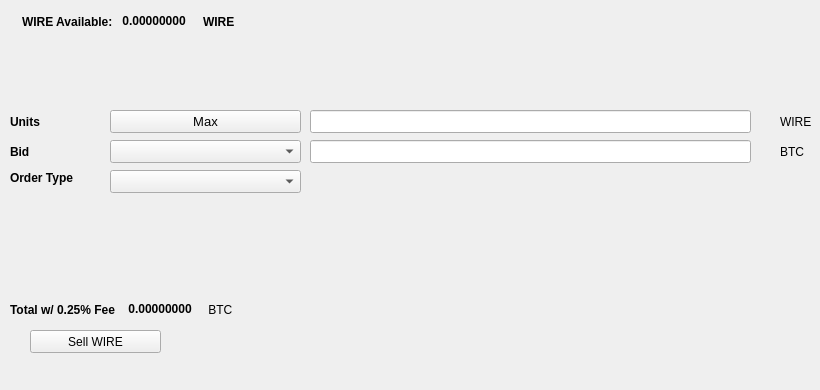
   <widget class="QWidget" name="SellTab">
    <attribute name="title">
     <string>Sell</string>
    </attribute>
    <widget class="QLabel" name="label_16">
     <property name="geometry">
      <rect>
       <x>780</x>
       <y>140</y>
       <width>31</width>
       <height>23</height>
      </rect>
     </property>
     <property name="text">
      <string>BTC</string>
     </property>
    </widget>
    <widget class="QComboBox" name="SellBidcomboBox">
     <property name="geometry">
      <rect>
       <x>110</x>
       <y>140</y>
       <width>191</width>
       <height>23</height>
      </rect>
     </property>
     <property name="font">
      <font>
       <pointsize>10</pointsize>
      </font>
     </property>
    </widget>
    <widget class="QLabel" name="label_18">
     <property name="geometry">
      <rect>
       <x>10</x>
       <y>110</y>
       <width>46</width>
       <height>23</height>
      </rect>
     </property>
     <property name="font">
      <font>
       <weight>75</weight>
       <bold>true</bold>
      </font>
     </property>
     <property name="text">
      <string>Units</string>
     </property>
    </widget>
    <widget class="QPushButton" name="Sell_Max_Amount">
     <property name="geometry">
      <rect>
       <x>110</x>
       <y>110</y>
       <width>191</width>
       <height>23</height>
      </rect>
     </property>
     <property name="font">
      <font>
       <pointsize>10</pointsize>
      </font>
     </property>
     <property name="text">
      <string>Max</string>
     </property>
    </widget>
    <widget class="QLabel" name="label_20">
     <property name="geometry">
      <rect>
       <x>10</x>
       <y>170</y>
       <width>91</width>
       <height>16</height>
      </rect>
     </property>
     <property name="font">
      <font>
       <weight>75</weight>
       <bold>true</bold>
      </font>
     </property>
     <property name="text">
      <string>Order Type</string>
     </property>
    </widget>
    <widget class="QComboBox" name="SellOrdertypeCombo">
     <property name="geometry">
      <rect>
       <x>110</x>
       <y>170</y>
       <width>191</width>
       <height>23</height>
      </rect>
     </property>
     <property name="font">
      <font>
       <pointsize>10</pointsize>
      </font>
     </property>
    </widget>
    <widget class="QLabel" name="label_21">
     <property name="geometry">
      <rect>
       <x>10</x>
       <y>140</y>
       <width>46</width>
       <height>23</height>
      </rect>
     </property>
     <property name="font">
      <font>
       <weight>75</weight>
       <bold>true</bold>
      </font>
     </property>
     <property name="text">
      <string>Bid</string>
     </property>
    </widget>
    <widget class="QLabel" name="label_22">
     <property name="geometry">
      <rect>
       <x>780</x>
       <y>110</y>
       <width>31</width>
       <height>23</height>
      </rect>
     </property>
     <property name="text">
      <string>WIRE</string>
     </property>
    </widget>
    <widget class="QLineEdit" name="UnitsInputWIRE">
     <property name="geometry">
      <rect>
       <x>310</x>
       <y>110</y>
       <width>441</width>
       <height>23</height>
      </rect>
     </property>
     <property name="font">
      <font>
       <pointsize>9</pointsize>
       <weight>75</weight>
       <bold>true</bold>
      </font>
     </property>
    </widget>
    <widget class="QLineEdit" name="SellBidPriceEdit">
     <property name="geometry">
      <rect>
       <x>310</x>
       <y>140</y>
       <width>441</width>
       <height>23</height>
      </rect>
     </property>
     <property name="font">
      <font>
       <pointsize>9</pointsize>
       <weight>75</weight>
       <bold>true</bold>
      </font>
     </property>
    </widget>
    <widget class="QPushButton" name="SellWIREBTN">
     <property name="geometry">
      <rect>
       <x>30</x>
       <y>330</y>
       <width>131</width>
       <height>23</height>
      </rect>
     </property>
     <property name="text">
      <string>Sell WIRE</string>
     </property>
     <property name="icon">
      <iconset resource="../wire">
       <normaloff>:/icons/bitcoin</normaloff>:/icons/bitcoin</iconset>
     </property>
    </widget>
    <widget class="QWidget" name="layoutWidget3">
     <property name="geometry">
      <rect>
       <x>22</x>
       <y>12</y>
       <width>258</width>
       <height>19</height>
      </rect>
     </property>
     <layout class="QHBoxLayout" name="horizontalLayout">
      <item>
       <widget class="QLabel" name="label232_2">
        <property name="font">
         <font>
          <weight>75</weight>
          <bold>true</bold>
         </font>
        </property>
        <property name="text">
         <string>WIRE Available:</string>
        </property>
       </widget>
      </item>
      <item>
       <widget class="QLabel" name="WIREAvailableLabel">
        <property name="palette">
         <palette>
          <active>
           <colorrole role="WindowText">
            <brush brushstyle="SolidPattern">
             <color alpha="255">
              <red>0</red>
              <green>0</green>
              <blue>0</blue>
             </color>
            </brush>
           </colorrole>
           <colorrole role="Button">
            <brush brushstyle="SolidPattern">
             <color alpha="255">
              <red>0</red>
              <green>170</green>
              <blue>0</blue>
             </color>
            </brush>
           </colorrole>
           <colorrole role="Light">
            <brush brushstyle="SolidPattern">
             <color alpha="255">
              <red>0</red>
              <green>255</green>
              <blue>0</blue>
             </color>
            </brush>
           </colorrole>
           <colorrole role="Midlight">
            <brush brushstyle="SolidPattern">
             <color alpha="255">
              <red>0</red>
              <green>212</green>
              <blue>0</blue>
             </color>
            </brush>
           </colorrole>
           <colorrole role="Dark">
            <brush brushstyle="SolidPattern">
             <color alpha="255">
              <red>0</red>
              <green>85</green>
              <blue>0</blue>
             </color>
            </brush>
           </colorrole>
           <colorrole role="Mid">
            <brush brushstyle="SolidPattern">
             <color alpha="255">
              <red>0</red>
              <green>113</green>
              <blue>0</blue>
             </color>
            </brush>
           </colorrole>
           <colorrole role="Text">
            <brush brushstyle="SolidPattern">
             <color alpha="255">
              <red>0</red>
              <green>170</green>
              <blue>0</blue>
             </color>
            </brush>
           </colorrole>
           <colorrole role="BrightText">
            <brush brushstyle="SolidPattern">
             <color alpha="255">
              <red>255</red>
              <green>255</green>
              <blue>255</blue>
             </color>
            </brush>
           </colorrole>
           <colorrole role="ButtonText">
            <brush brushstyle="SolidPattern">
             <color alpha="255">
              <red>0</red>
              <green>0</green>
              <blue>0</blue>
             </color>
            </brush>
           </colorrole>
           <colorrole role="Base">
            <brush brushstyle="SolidPattern">
             <color alpha="255">
              <red>255</red>
              <green>255</green>
              <blue>255</blue>
             </color>
            </brush>
           </colorrole>
           <colorrole role="Window">
            <brush brushstyle="SolidPattern">
             <color alpha="255">
              <red>0</red>
              <green>170</green>
              <blue>0</blue>
             </color>
            </brush>
           </colorrole>
           <colorrole role="Shadow">
            <brush brushstyle="SolidPattern">
             <color alpha="255">
              <red>0</red>
              <green>0</green>
              <blue>0</blue>
             </color>
            </brush>
           </colorrole>
           <colorrole role="AlternateBase">
            <brush brushstyle="SolidPattern">
             <color alpha="255">
              <red>127</red>
              <green>212</green>
              <blue>127</blue>
             </color>
            </brush>
           </colorrole>
           <colorrole role="ToolTipBase">
            <brush brushstyle="SolidPattern">
             <color alpha="255">
              <red>255</red>
              <green>255</green>
              <blue>220</blue>
             </color>
            </brush>
           </colorrole>
           <colorrole role="ToolTipText">
            <brush brushstyle="SolidPattern">
             <color alpha="255">
              <red>0</red>
              <green>0</green>
              <blue>0</blue>
             </color>
            </brush>
           </colorrole>
          </active>
          <inactive>
           <colorrole role="WindowText">
            <brush brushstyle="SolidPattern">
             <color alpha="255">
              <red>0</red>
              <green>0</green>
              <blue>0</blue>
             </color>
            </brush>
           </colorrole>
           <colorrole role="Button">
            <brush brushstyle="SolidPattern">
             <color alpha="255">
              <red>0</red>
              <green>170</green>
              <blue>0</blue>
             </color>
            </brush>
           </colorrole>
           <colorrole role="Light">
            <brush brushstyle="SolidPattern">
             <color alpha="255">
              <red>0</red>
              <green>255</green>
              <blue>0</blue>
             </color>
            </brush>
           </colorrole>
           <colorrole role="Midlight">
            <brush brushstyle="SolidPattern">
             <color alpha="255">
              <red>0</red>
              <green>212</green>
              <blue>0</blue>
             </color>
            </brush>
           </colorrole>
           <colorrole role="Dark">
            <brush brushstyle="SolidPattern">
             <color alpha="255">
              <red>0</red>
              <green>85</green>
              <blue>0</blue>
             </color>
            </brush>
           </colorrole>
           <colorrole role="Mid">
            <brush brushstyle="SolidPattern">
             <color alpha="255">
              <red>0</red>
              <green>113</green>
              <blue>0</blue>
             </color>
            </brush>
           </colorrole>
           <colorrole role="Text">
            <brush brushstyle="SolidPattern">
             <color alpha="255">
              <red>0</red>
              <green>170</green>
              <blue>0</blue>
             </color>
            </brush>
           </colorrole>
           <colorrole role="BrightText">
            <brush brushstyle="SolidPattern">
             <color alpha="255">
              <red>255</red>
              <green>255</green>
              <blue>255</blue>
             </color>
            </brush>
           </colorrole>
           <colorrole role="ButtonText">
            <brush brushstyle="SolidPattern">
             <color alpha="255">
              <red>0</red>
              <green>0</green>
              <blue>0</blue>
             </color>
            </brush>
           </colorrole>
           <colorrole role="Base">
            <brush brushstyle="SolidPattern">
             <color alpha="255">
              <red>255</red>
              <green>255</green>
              <blue>255</blue>
             </color>
            </brush>
           </colorrole>
           <colorrole role="Window">
            <brush brushstyle="SolidPattern">
             <color alpha="255">
              <red>0</red>
              <green>170</green>
              <blue>0</blue>
             </color>
            </brush>
           </colorrole>
           <colorrole role="Shadow">
            <brush brushstyle="SolidPattern">
             <color alpha="255">
              <red>0</red>
              <green>0</green>
              <blue>0</blue>
             </color>
            </brush>
           </colorrole>
           <colorrole role="AlternateBase">
            <brush brushstyle="SolidPattern">
             <color alpha="255">
              <red>127</red>
              <green>212</green>
              <blue>127</blue>
             </color>
            </brush>
           </colorrole>
           <colorrole role="ToolTipBase">
            <brush brushstyle="SolidPattern">
             <color alpha="255">
              <red>255</red>
              <green>255</green>
              <blue>220</blue>
             </color>
            </brush>
           </colorrole>
           <colorrole role="ToolTipText">
            <brush brushstyle="SolidPattern">
             <color alpha="255">
              <red>0</red>
              <green>0</green>
              <blue>0</blue>
             </color>
            </brush>
           </colorrole>
          </inactive>
          <disabled>
           <colorrole role="WindowText">
            <brush brushstyle="SolidPattern">
             <color alpha="255">
              <red>0</red>
              <green>85</green>
              <blue>0</blue>
             </color>
            </brush>
           </colorrole>
           <colorrole role="Button">
            <brush brushstyle="SolidPattern">
             <color alpha="255">
              <red>0</red>
              <green>170</green>
              <blue>0</blue>
             </color>
            </brush>
           </colorrole>
           <colorrole role="Light">
            <brush brushstyle="SolidPattern">
             <color alpha="255">
              <red>0</red>
              <green>255</green>
              <blue>0</blue>
             </color>
            </brush>
           </colorrole>
           <colorrole role="Midlight">
            <brush brushstyle="SolidPattern">
             <color alpha="255">
              <red>0</red>
              <green>212</green>
              <blue>0</blue>
             </color>
            </brush>
           </colorrole>
           <colorrole role="Dark">
            <brush brushstyle="SolidPattern">
             <color alpha="255">
              <red>0</red>
              <green>85</green>
              <blue>0</blue>
             </color>
            </brush>
           </colorrole>
           <colorrole role="Mid">
            <brush brushstyle="SolidPattern">
             <color alpha="255">
              <red>0</red>
              <green>113</green>
              <blue>0</blue>
             </color>
            </brush>
           </colorrole>
           <colorrole role="Text">
            <brush brushstyle="SolidPattern">
             <color alpha="255">
              <red>0</red>
              <green>85</green>
              <blue>0</blue>
             </color>
            </brush>
           </colorrole>
           <colorrole role="BrightText">
            <brush brushstyle="SolidPattern">
             <color alpha="255">
              <red>255</red>
              <green>255</green>
              <blue>255</blue>
             </color>
            </brush>
           </colorrole>
           <colorrole role="ButtonText">
            <brush brushstyle="SolidPattern">
             <color alpha="255">
              <red>0</red>
              <green>85</green>
              <blue>0</blue>
             </color>
            </brush>
           </colorrole>
           <colorrole role="Base">
            <brush brushstyle="SolidPattern">
             <color alpha="255">
              <red>0</red>
              <green>170</green>
              <blue>0</blue>
             </color>
            </brush>
           </colorrole>
           <colorrole role="Window">
            <brush brushstyle="SolidPattern">
             <color alpha="255">
              <red>0</red>
              <green>170</green>
              <blue>0</blue>
             </color>
            </brush>
           </colorrole>
           <colorrole role="Shadow">
            <brush brushstyle="SolidPattern">
             <color alpha="255">
              <red>0</red>
              <green>0</green>
              <blue>0</blue>
             </color>
            </brush>
           </colorrole>
           <colorrole role="AlternateBase">
            <brush brushstyle="SolidPattern">
             <color alpha="255">
              <red>0</red>
              <green>170</green>
              <blue>0</blue>
             </color>
            </brush>
           </colorrole>
           <colorrole role="ToolTipBase">
            <brush brushstyle="SolidPattern">
             <color alpha="255">
              <red>255</red>
              <green>255</green>
              <blue>220</blue>
             </color>
            </brush>
           </colorrole>
           <colorrole role="ToolTipText">
            <brush brushstyle="SolidPattern">
             <color alpha="255">
              <red>0</red>
              <green>0</green>
              <blue>0</blue>
             </color>
            </brush>
           </colorrole>
          </disabled>
         </palette>
        </property>
        <property name="font">
         <font>
          <weight>75</weight>
          <bold>true</bold>
         </font>
        </property>
        <property name="text">
         <string> 0.00000000 </string>
        </property>
        <property name="textInteractionFlags">
         <set>Qt::LinksAccessibleByMouse|Qt::TextSelectableByKeyboard|Qt::TextSelectableByMouse</set>
        </property>
       </widget>
      </item>
      <item>
       <widget class="QLabel" name="labelWIRE">
        <property name="font">
         <font>
          <weight>75</weight>
          <bold>true</bold>
         </font>
        </property>
        <property name="text">
         <string>WIRE</string>
        </property>
       </widget>
      </item>
     </layout>
    </widget>
    <widget class="QWidget" name="layoutWidget">
     <property name="geometry">
      <rect>
       <x>10</x>
       <y>300</y>
       <width>268</width>
       <height>19</height>
      </rect>
     </property>
     <layout class="QHBoxLayout" name="horizontalLayout_2">
      <item>
       <widget class="QLabel" name="label_19">
        <property name="font">
         <font>
          <weight>75</weight>
          <bold>true</bold>
         </font>
        </property>
        <property name="text">
         <string>Total w/ 0.25% Fee </string>
        </property>
       </widget>
      </item>
      <item>
       <widget class="QLabel" name="SellCostLabel">
        <property name="palette">
         <palette>
          <active>
           <colorrole role="WindowText">
            <brush brushstyle="SolidPattern">
             <color alpha="255">
              <red>0</red>
              <green>0</green>
              <blue>0</blue>
             </color>
            </brush>
           </colorrole>
           <colorrole role="Button">
            <brush brushstyle="SolidPattern">
             <color alpha="255">
              <red>0</red>
              <green>170</green>
              <blue>0</blue>
             </color>
            </brush>
           </colorrole>
           <colorrole role="Light">
            <brush brushstyle="SolidPattern">
             <color alpha="255">
              <red>0</red>
              <green>255</green>
              <blue>0</blue>
             </color>
            </brush>
           </colorrole>
           <colorrole role="Midlight">
            <brush brushstyle="SolidPattern">
             <color alpha="255">
              <red>0</red>
              <green>212</green>
              <blue>0</blue>
             </color>
            </brush>
           </colorrole>
           <colorrole role="Dark">
            <brush brushstyle="SolidPattern">
             <color alpha="255">
              <red>0</red>
              <green>85</green>
              <blue>0</blue>
             </color>
            </brush>
           </colorrole>
           <colorrole role="Mid">
            <brush brushstyle="SolidPattern">
             <color alpha="255">
              <red>0</red>
              <green>113</green>
              <blue>0</blue>
             </color>
            </brush>
           </colorrole>
           <colorrole role="Text">
            <brush brushstyle="SolidPattern">
             <color alpha="255">
              <red>0</red>
              <green>170</green>
              <blue>0</blue>
             </color>
            </brush>
           </colorrole>
           <colorrole role="BrightText">
            <brush brushstyle="SolidPattern">
             <color alpha="255">
              <red>255</red>
              <green>255</green>
              <blue>255</blue>
             </color>
            </brush>
           </colorrole>
           <colorrole role="ButtonText">
            <brush brushstyle="SolidPattern">
             <color alpha="255">
              <red>0</red>
              <green>0</green>
              <blue>0</blue>
             </color>
            </brush>
           </colorrole>
           <colorrole role="Base">
            <brush brushstyle="SolidPattern">
             <color alpha="255">
              <red>255</red>
              <green>255</green>
              <blue>255</blue>
             </color>
            </brush>
           </colorrole>
           <colorrole role="Window">
            <brush brushstyle="SolidPattern">
             <color alpha="255">
              <red>0</red>
              <green>170</green>
              <blue>0</blue>
             </color>
            </brush>
           </colorrole>
           <colorrole role="Shadow">
            <brush brushstyle="SolidPattern">
             <color alpha="255">
              <red>0</red>
              <green>0</green>
              <blue>0</blue>
             </color>
            </brush>
           </colorrole>
           <colorrole role="AlternateBase">
            <brush brushstyle="SolidPattern">
             <color alpha="255">
              <red>127</red>
              <green>212</green>
              <blue>127</blue>
             </color>
            </brush>
           </colorrole>
           <colorrole role="ToolTipBase">
            <brush brushstyle="SolidPattern">
             <color alpha="255">
              <red>255</red>
              <green>255</green>
              <blue>220</blue>
             </color>
            </brush>
           </colorrole>
           <colorrole role="ToolTipText">
            <brush brushstyle="SolidPattern">
             <color alpha="255">
              <red>0</red>
              <green>0</green>
              <blue>0</blue>
             </color>
            </brush>
           </colorrole>
          </active>
          <inactive>
           <colorrole role="WindowText">
            <brush brushstyle="SolidPattern">
             <color alpha="255">
              <red>0</red>
              <green>0</green>
              <blue>0</blue>
             </color>
            </brush>
           </colorrole>
           <colorrole role="Button">
            <brush brushstyle="SolidPattern">
             <color alpha="255">
              <red>0</red>
              <green>170</green>
              <blue>0</blue>
             </color>
            </brush>
           </colorrole>
           <colorrole role="Light">
            <brush brushstyle="SolidPattern">
             <color alpha="255">
              <red>0</red>
              <green>255</green>
              <blue>0</blue>
             </color>
            </brush>
           </colorrole>
           <colorrole role="Midlight">
            <brush brushstyle="SolidPattern">
             <color alpha="255">
              <red>0</red>
              <green>212</green>
              <blue>0</blue>
             </color>
            </brush>
           </colorrole>
           <colorrole role="Dark">
            <brush brushstyle="SolidPattern">
             <color alpha="255">
              <red>0</red>
              <green>85</green>
              <blue>0</blue>
             </color>
            </brush>
           </colorrole>
           <colorrole role="Mid">
            <brush brushstyle="SolidPattern">
             <color alpha="255">
              <red>0</red>
              <green>113</green>
              <blue>0</blue>
             </color>
            </brush>
           </colorrole>
           <colorrole role="Text">
            <brush brushstyle="SolidPattern">
             <color alpha="255">
              <red>0</red>
              <green>170</green>
              <blue>0</blue>
             </color>
            </brush>
           </colorrole>
           <colorrole role="BrightText">
            <brush brushstyle="SolidPattern">
             <color alpha="255">
              <red>255</red>
              <green>255</green>
              <blue>255</blue>
             </color>
            </brush>
           </colorrole>
           <colorrole role="ButtonText">
            <brush brushstyle="SolidPattern">
             <color alpha="255">
              <red>0</red>
              <green>0</green>
              <blue>0</blue>
             </color>
            </brush>
           </colorrole>
           <colorrole role="Base">
            <brush brushstyle="SolidPattern">
             <color alpha="255">
              <red>255</red>
              <green>255</green>
              <blue>255</blue>
             </color>
            </brush>
           </colorrole>
           <colorrole role="Window">
            <brush brushstyle="SolidPattern">
             <color alpha="255">
              <red>0</red>
              <green>170</green>
              <blue>0</blue>
             </color>
            </brush>
           </colorrole>
           <colorrole role="Shadow">
            <brush brushstyle="SolidPattern">
             <color alpha="255">
              <red>0</red>
              <green>0</green>
              <blue>0</blue>
             </color>
            </brush>
           </colorrole>
           <colorrole role="AlternateBase">
            <brush brushstyle="SolidPattern">
             <color alpha="255">
              <red>127</red>
              <green>212</green>
              <blue>127</blue>
             </color>
            </brush>
           </colorrole>
           <colorrole role="ToolTipBase">
            <brush brushstyle="SolidPattern">
             <color alpha="255">
              <red>255</red>
              <green>255</green>
              <blue>220</blue>
             </color>
            </brush>
           </colorrole>
           <colorrole role="ToolTipText">
            <brush brushstyle="SolidPattern">
             <color alpha="255">
              <red>0</red>
              <green>0</green>
              <blue>0</blue>
             </color>
            </brush>
           </colorrole>
          </inactive>
          <disabled>
           <colorrole role="WindowText">
            <brush brushstyle="SolidPattern">
             <color alpha="255">
              <red>0</red>
              <green>85</green>
              <blue>0</blue>
             </color>
            </brush>
           </colorrole>
           <colorrole role="Button">
            <brush brushstyle="SolidPattern">
             <color alpha="255">
              <red>0</red>
              <green>170</green>
              <blue>0</blue>
             </color>
            </brush>
           </colorrole>
           <colorrole role="Light">
            <brush brushstyle="SolidPattern">
             <color alpha="255">
              <red>0</red>
              <green>255</green>
              <blue>0</blue>
             </color>
            </brush>
           </colorrole>
           <colorrole role="Midlight">
            <brush brushstyle="SolidPattern">
             <color alpha="255">
              <red>0</red>
              <green>212</green>
              <blue>0</blue>
             </color>
            </brush>
           </colorrole>
           <colorrole role="Dark">
            <brush brushstyle="SolidPattern">
             <color alpha="255">
              <red>0</red>
              <green>85</green>
              <blue>0</blue>
             </color>
            </brush>
           </colorrole>
           <colorrole role="Mid">
            <brush brushstyle="SolidPattern">
             <color alpha="255">
              <red>0</red>
              <green>113</green>
              <blue>0</blue>
             </color>
            </brush>
           </colorrole>
           <colorrole role="Text">
            <brush brushstyle="SolidPattern">
             <color alpha="255">
              <red>0</red>
              <green>85</green>
              <blue>0</blue>
             </color>
            </brush>
           </colorrole>
           <colorrole role="BrightText">
            <brush brushstyle="SolidPattern">
             <color alpha="255">
              <red>255</red>
              <green>255</green>
              <blue>255</blue>
             </color>
            </brush>
           </colorrole>
           <colorrole role="ButtonText">
            <brush brushstyle="SolidPattern">
             <color alpha="255">
              <red>0</red>
              <green>85</green>
              <blue>0</blue>
             </color>
            </brush>
           </colorrole>
           <colorrole role="Base">
            <brush brushstyle="SolidPattern">
             <color alpha="255">
              <red>0</red>
              <green>170</green>
              <blue>0</blue>
             </color>
            </brush>
           </colorrole>
           <colorrole role="Window">
            <brush brushstyle="SolidPattern">
             <color alpha="255">
              <red>0</red>
              <green>170</green>
              <blue>0</blue>
             </color>
            </brush>
           </colorrole>
           <colorrole role="Shadow">
            <brush brushstyle="SolidPattern">
             <color alpha="255">
              <red>0</red>
              <green>0</green>
              <blue>0</blue>
             </color>
            </brush>
           </colorrole>
           <colorrole role="AlternateBase">
            <brush brushstyle="SolidPattern">
             <color alpha="255">
              <red>0</red>
              <green>170</green>
              <blue>0</blue>
             </color>
            </brush>
           </colorrole>
           <colorrole role="ToolTipBase">
            <brush brushstyle="SolidPattern">
             <color alpha="255">
              <red>255</red>
              <green>255</green>
              <blue>220</blue>
             </color>
            </brush>
           </colorrole>
           <colorrole role="ToolTipText">
            <brush brushstyle="SolidPattern">
             <color alpha="255">
              <red>0</red>
              <green>0</green>
              <blue>0</blue>
             </color>
            </brush>
           </colorrole>
          </disabled>
         </palette>
        </property>
        <property name="font">
         <font>
          <weight>75</weight>
          <bold>true</bold>
         </font>
        </property>
        <property name="autoFillBackground">
         <bool>false</bool>
        </property>
        <property name="text">
         <string> 0.00000000</string>
        </property>
        <property name="textInteractionFlags">
         <set>Qt::LinksAccessibleByMouse|Qt::TextSelectableByMouse</set>
        </property>
       </widget>
      </item>
      <item>
       <widget class="QLabel" name="label_17">
        <property name="font">
         <font>
          <weight>50</weight>
          <bold>false</bold>
         </font>
        </property>
        <property name="text">
         <string> BTC</string>
        </property>
       </widget>
      </item>
     </layout>
    </widget>
    <widget class="QLabel" name="label_23">
     <property name="geometry">
      <rect>
       <x>460</x>
       <y>300</y>
       <width>281</width>
       <height>81</height>
      </rect>
     </property>
     <property name="text">
      <string/>
     </property>
     <property name="pixmap">
      <pixmap>:/images/bittrex</pixmap>
     </property>
    </widget>
   </widget>
